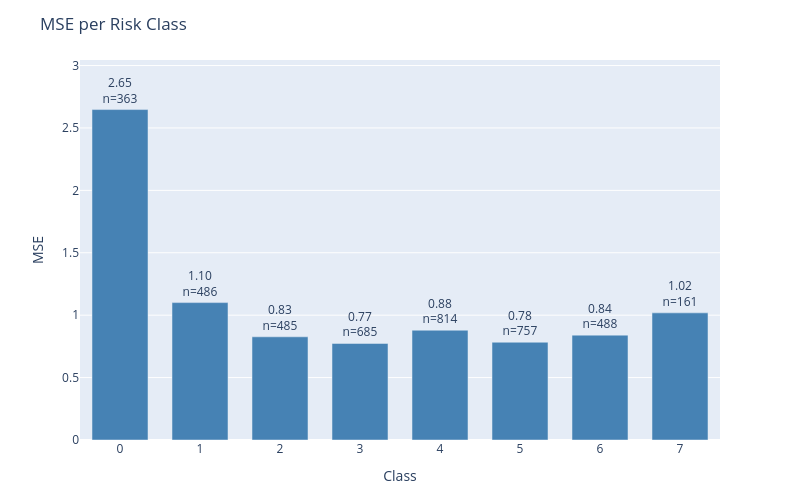

Notebook source saved alongside this figure:
### Code cell
plot_error_by_group(
    df=results_test,
    y_true_col='actual',
    y_pred_col='prediction',
    group_by='class',
    metric='mse',
    title='MSE per Risk Class'
)

### Figure 1 — Plotly figure (JSON) as saved in the notebook; plotly's stock layout.template omitted (floating-point values rounded to 4 significant figures)
{"data": [{"marker": {"color": "steelblue"}, "text": ["2.65<br>n=363", "1.10<br>n=486", "0.83<br>n=485", "0.77<br>n=685", "0.88<br>n=814", "0.78<br>n=757", "0.84<br>n=488", "1.02<br>n=161"], "textposition": "outside", "type": "bar", "x": ["0", "1", "2", "3", "4", "5", "6", "7"], "y": [2.647, 1.101, 0.8268, 0.7737, 0.8796, 0.7834, 0.8402, 1.019]}], "layout": {"bargap": 0.3, "height": 500, "margin": {"b": 60, "t": 60}, "title": {"text": "MSE per Risk Class"}, "uniformtext": {"minsize": 8, "mode": "hide"}, "width": 800, "xaxis": {"title": {"text": "Class"}}, "yaxis": {"range": [0, 3.044], "title": {"text": "MSE"}}}}
